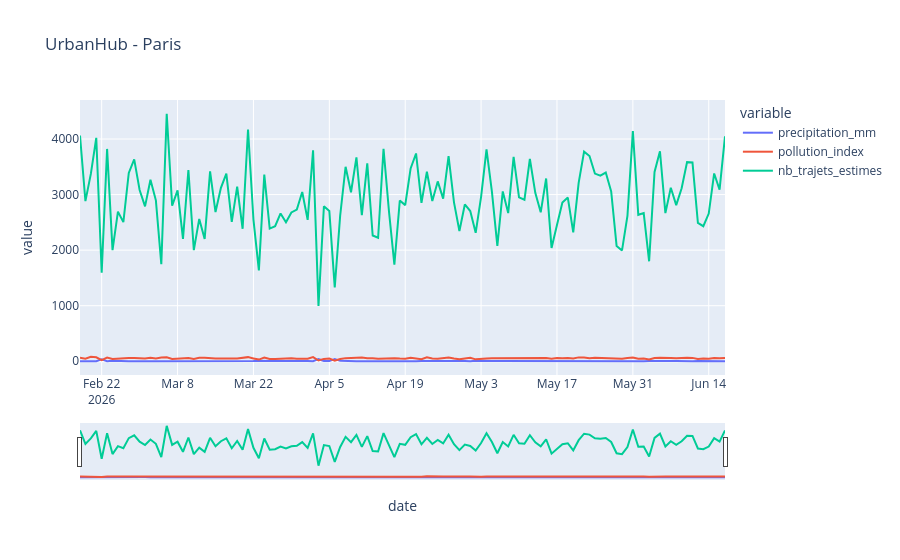

Notebook cell for this chart:
### Markdown cell above
Bonus : graphique interactif Plotly

### Code cell
city = "Paris"

subset = df[
    df.city == city
].copy()

fig = px.line(
    subset,
    x="date",
    y=[
        "precipitation_mm",
        "pollution_index",
        "nb_trajets_estimes"
    ],
    title=f"UrbanHub - {city}"
)

fig.update_xaxes(
    rangeslider_visible=True
)

fig.write_html(
    "urbanhub_timeseries_interactive.html"
)

fig.show()
